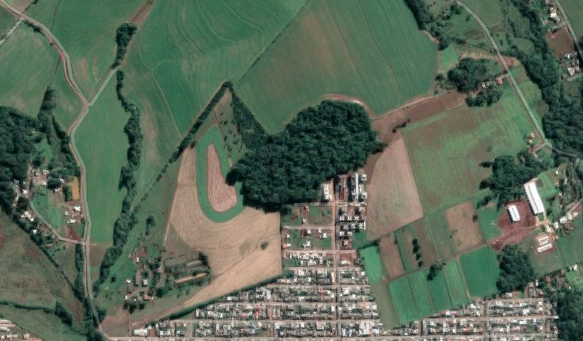
#> input picture dojo-detecao-area-verde/area-verde.png, 583 x 341 px
$ python green-area-detection.py   (older library calls are emulated)
#> lines starting #> are read from the running program, lines starting #| are printed output that depends on the picture; after the words box and inside, x2 and y2 are one past the last pixel; in counts of white or black regions, pixels touching at a corner belong together
import cv2
import numpy as np
from functools import reduce

resize = lambda img: cv2.resize(img, (int(img.shape[1]/2), int(img.shape[0]/2)))

def dstretch(A, tol=None):
    orig_shape = A.shape
    A = A.reshape((-1, 3)).astype(np.float)
    covariance = np.cov(A.T)
    sigman = np.diag(np.sqrt(covariance.diagonal()))
    eigenValue, eigenVector = np.linalg.eig(covariance)
    stretch = np.diag(1 / np.sqrt(eigenValue))
    mean = np.mean(A, axis = 0)
    A -= mean
    T = reduce(np.dot, [sigman, eigenVector, stretch, eigenVector.T])
    offset = mean - np.dot(mean, T)
    A = np.dot(A, T)
    A += mean + offset
    B = A.reshape(orig_shape)

    for channel in range(3):
        if tol:
            low, high = np.percentline(B[:,:,channel],100 - 100 * tol)
            B[B < low] = low
            B[B > high] = high
        B[:,:,channel] = 255 * (B[:,:,channel] - B[:,:,channel].min()) / (B[:,:,channel].max() - B[:,:,channel].min())

    return B.astype(np.uint8)

img = resize(cv2.imread('area-verde.png'))

blur_intensity = 5

#kernel = np.ones((blur_intensity, blur_intensity), np.float32) / (blur_intensity**2)
#gaussian = cv2.filter2D(img, -1, kernel)

gaussian = cv2.blur(img, (blur_intensity, blur_intensity))
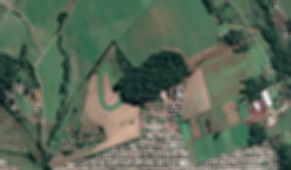
#> gaussian: shape (170, 291, 3); mean B, G, R 88, 105.2, 90.5
saturated = dstretch(img)
#> in dstretch, `covariance = np.cov(A.T)`: covariance = [[914.6, 947.4, 1232.7], [947.4, 1051.3, 1252.3], [1232.7, 1252.3, 1885.9]]
#> in dstretch, `sigman = np.diag(np.sqrt(covariance.diagonal()))`: sigman = [[30.24, 0, 0], [0, 32.42, 0], [0, 0, 43.43]]
#> in dstretch, `eigenValue, eigenVector = np.linalg.eig(covariance)`: eigenValue = [3666.4, 23.28, 162.2]; eigenVector = [[-0.492, -0.827, -0.271], [-0.515, 0.527, -0.676], [-0.702, 0.193, 0.685]]
#> in dstretch, `stretch = np.diag(1 / np.sqrt(eigenValue))`: stretch = [[0.0165, 0, 0], [0, 0.207, 0], [0, 0, 0.0785]]
#> in dstretch, `mean = np.mean(A, axis = 0)`: mean = [88.01, 105.3, 90.57]
#> in dstretch, `T = reduce(np.dot, [sigman, eigenVector, stretch, eigenVector.T])`: T = [[4.59, -2.17, -1.27], [-2.33, 3.17, -0.302], [-1.82, -0.404, 2.29]]
#> in dstretch, `offset = mean - np.dot(mean, T)`: offset = [94.72, -0.997, 26.69]
#> after the loop in dstretch, `for channel in range(3):`:
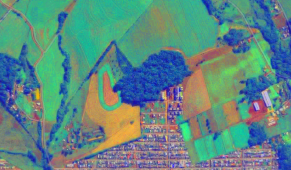
#> B: shape (170, 291, 3) float64; mean of channels 0, 1, 2 131, 137, 95.8; drawn as B, G, R

saturated[:,:,0] = 0
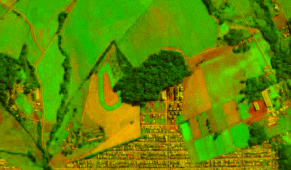
#> saturated: shape (170, 291, 3); mean B, G, R 0, 136.5, 95.3
saturated[:,:,2] = 0
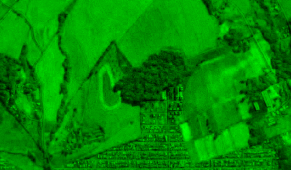
#> saturated: shape (170, 291, 3); mean B, G, R 0, 136.5, 0

ret, binarizada = cv2.threshold(saturated, 127, 255, cv2.THRESH_BINARY)

kernel = np.ones((blur_intensity, blur_intensity), np.uint8)
eroded = cv2.erode(binarizada, kernel, iterations=1)
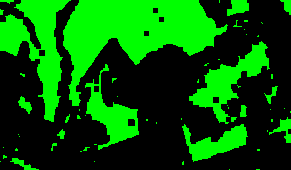
#> eroded: shape (170, 291, 3); mean B, G, R 0, 90.8, 0

mask = cv2.cvtColor(eroded, cv2.COLOR_BGR2GRAY)
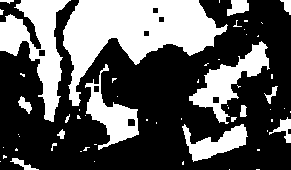
#> mask: shape (170, 291); values 0 (black) and 150 (white), 35.6% white; 60 white regions (43 under 20 px), largest, box (x1, y1, x2, y2) and area: (63, 0, 228, 106) 7890, (0, 0, 71, 122) 3525, (189, 41, 270, 124) 2125
classified = cv2.subtract(img, eroded)
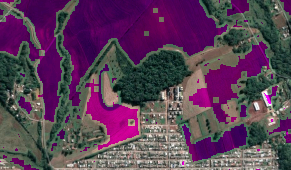
#> classified: shape (170, 291, 3); mean B, G, R 88, 63.2, 90.6

# [5 lines of commented-out code are left out]
cv2.imshow("Morphologic", eroded)
cv2.imshow('mask', mask)
cv2.waitKey(0)
cv2.destroyAllWindows()
